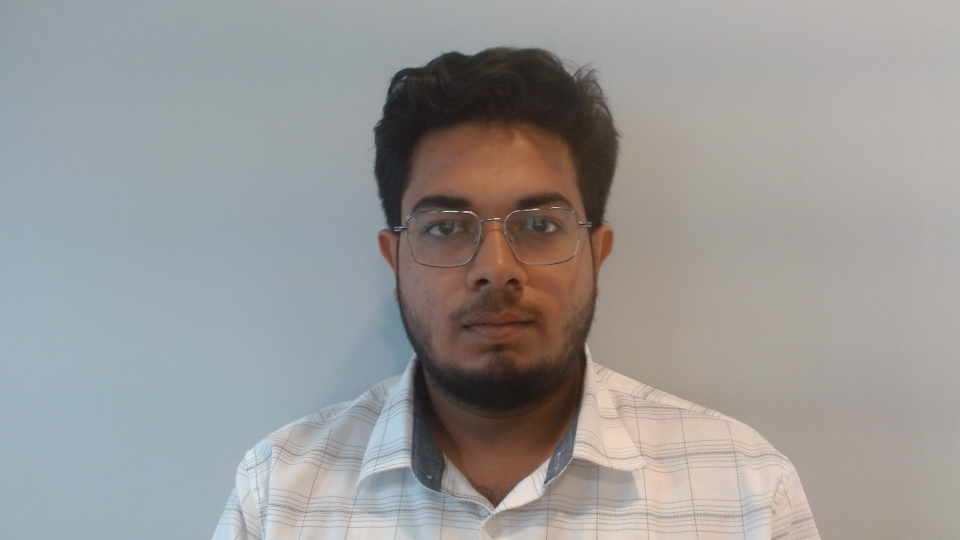
#> input picture image-bet.jpg, 1920 x 1080 px (shown at 1/2 size); its folder holds only this picture in this run
$ python -i test.py   (imports and definitions only)
#> lines starting #> are read from the running program, lines starting #| are printed output that depends on the picture; after the words box and inside, x2 and y2 are one past the last pixel; in counts of white or black regions, pixels touching at a corner belong together
#> further down, picture is the input picture: shape (1080, 1920, 3); mean B, G, R 151, 152.1, 153.7
import numpy as np
import cv2, os

directory_path = "./input/face_unblur/"
target_directory_path = "./input/face/"
count = 0

def crop_image(img):
    face_detect = cv2.CascadeClassifier('haarcascade.xml')
    face_data = face_detect.detectMultiScale(img, 1.3, 5)
#> face_data = [[717, 237, 540, 540]]

    cropped_img = None
    for (x, y, w, h) in face_data:
        x = x + 100
        y = y + 100

        cropped_img = img[y-290:y+h+100, x-200:x+w+100]
#> this loop made 1 pass
#> (x, y, w, h) on pass 1: (817, 337, 540, 540)
#> pass 1, in crop_image, `cropped_img = img[y-290:y+h+100, x-200:x+w+100]`:
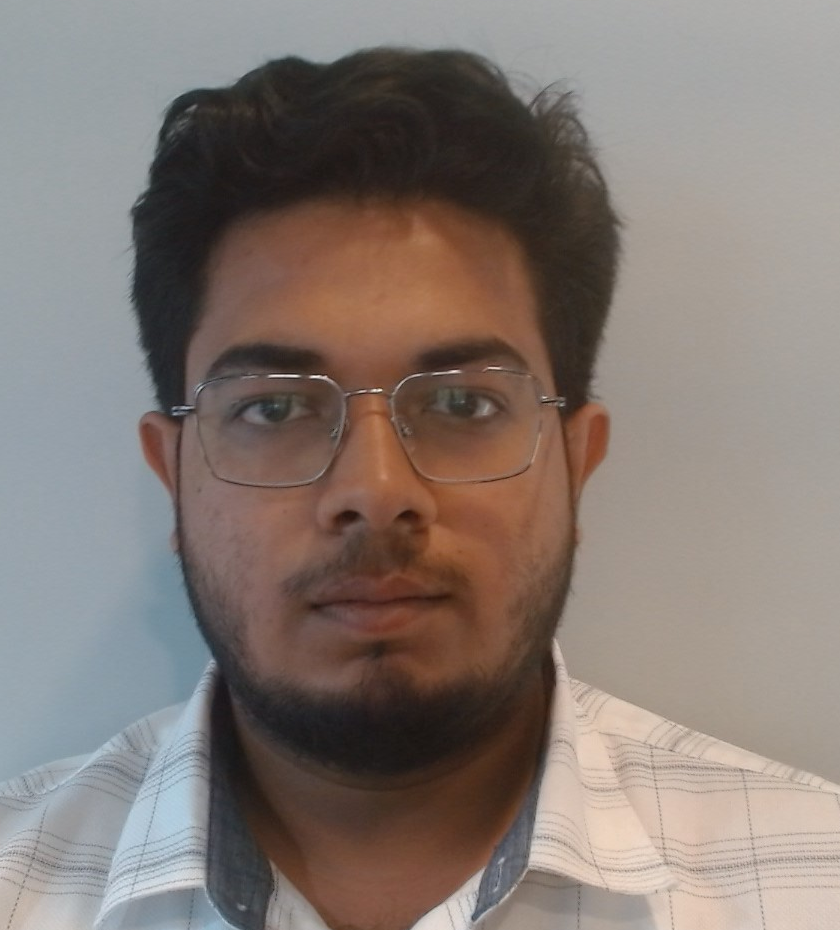
#> cropped_img: shape (930, 840, 3); mean B, G, R 115.3, 121.2, 132.4

    # cv2.imwrite(f"./junk/test.png", cropped_img)
    return cropped_img


def blur_face(img):
    global count
    # img = cv2.cvtColor(img, cv2.COLOR_BGR2RGB)
    face_roi = None
    img = crop_image(img)
    face_detect = cv2.CascadeClassifier('haarcascade.xml')
    face_data = face_detect.detectMultiScale(img, 1.3, 5)
#> face_data = [[122, 206, 511, 511]]
    roi_count = 0
    for (x, y, w, h) in face_data:
        roi_count = roi_count + 1
        x = x + 100
        y = y + 100
        roi = img[y:y+h-200, x:x+w-200]
        # cropped_roi = img[y-270:y+h+100, x-200:x+w+100]
        # cv2.imwrite(f"./junk/test-{roi_count}.png", cropped_roi)
        # if count == 0:
        face_roi = img[y:y+roi.shape[0], x:x+roi.shape[1]]

        # applying a gaussian blur over this new rectangle area
        roi = cv2.GaussianBlur(roi, (101, 101), 100)
        # impose this blurred image on original image to get final image

        img[y:y+roi.shape[0], x:x+roi.shape[1]] = roi
#> this loop made 1 pass
#> (x, y, w, h, roi_count) on pass 1: (222, 306, 511, 511, 1)
#> pass 1, in blur_face, `roi = img[y:y+h-200, x:x+w-200]`:
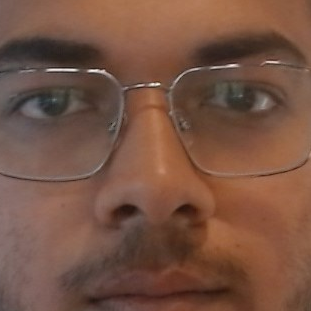
#> roi: shape (311, 311, 3); mean B, G, R 66.7, 83, 119
#> pass 1, in blur_face, `roi = cv2.GaussianBlur(roi, (101, 101), 100)`:
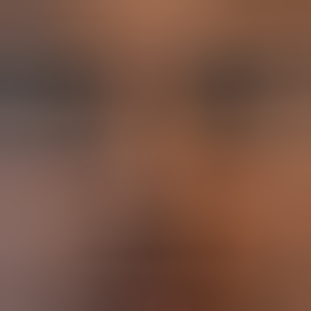
#> roi: shape (311, 311, 3); mean B, G, R 66.7, 83, 118.9
#> after the loop:
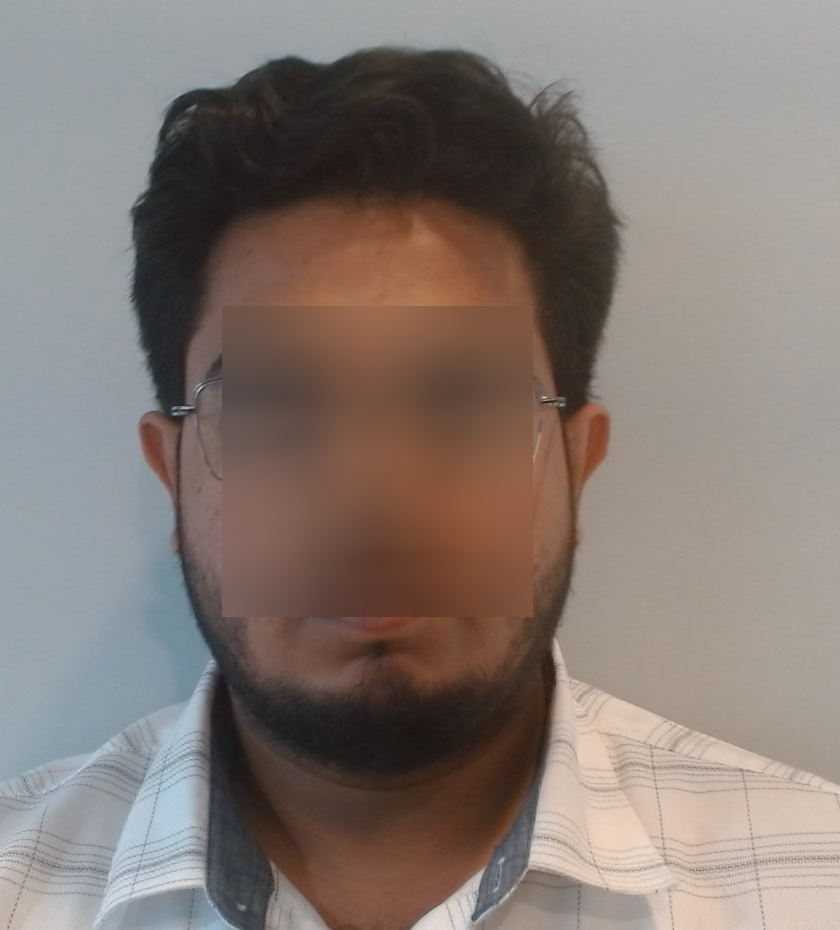
#> img: shape (930, 840, 3); 12.38% of pixels changed, all inside (x1, y1, x2, y2) = (222, 306, 533, 617)
#> after the loop, roi_count = 1


        # [6 lines of commented-out code are left out]
#> (the run stopped early here; a loop or call above may not have finished)

$ run again, on mirrorme.jpg
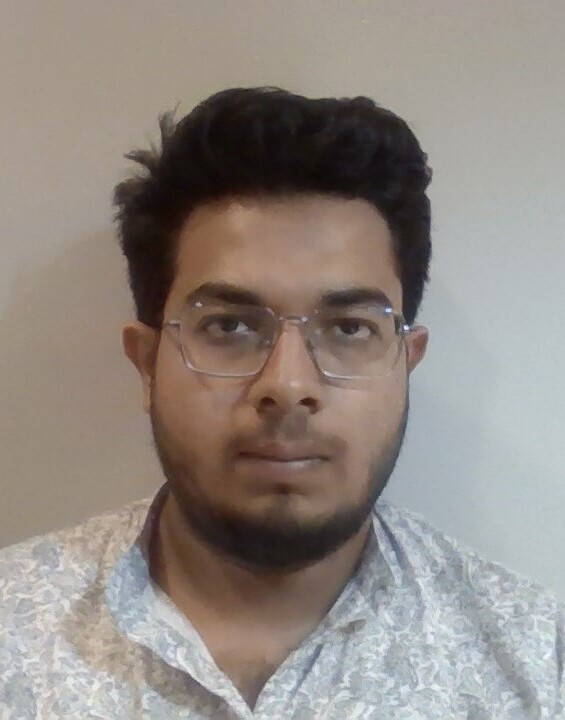
#> input picture mirrorme.jpg, 565 x 720 px
#> picture is the input picture: shape (720, 565, 3); mean B, G, R 130.4, 136.8, 145.3
#> in crop_image, `face_data = face_detect.detectMultiScale(img, 1.3, 5)`: face_data = [[119, 195, 336, 336]]
#> the loop in crop_image, `for (x, y, w, h) in face_data:` made 1 pass
#> (x, y, w, h) on pass 1: (219, 295, 336, 336)
#> in blur_face, `face_data = face_detect.detectMultiScale(img, 1.3, 5)`: face_data = [[103, 193, 325, 325]]
#> the loop in blur_face, `for (x, y, w, h) in face_data:` made 1 pass
#> (x, y, w, h, roi_count) on pass 1: (203, 293, 325, 325, 1)
#> pass 1, in blur_face, `roi = cv2.GaussianBlur(roi, (101, 101), 100)`:
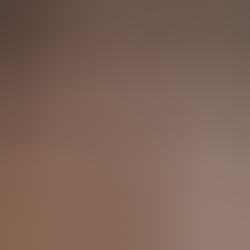
#> roi: shape (125, 125, 3) (shown 2 times larger); mean B, G, R 87.7, 99.9, 126.1
#> after the loop in blur_face, `for (x, y, w, h) in face_data:`:
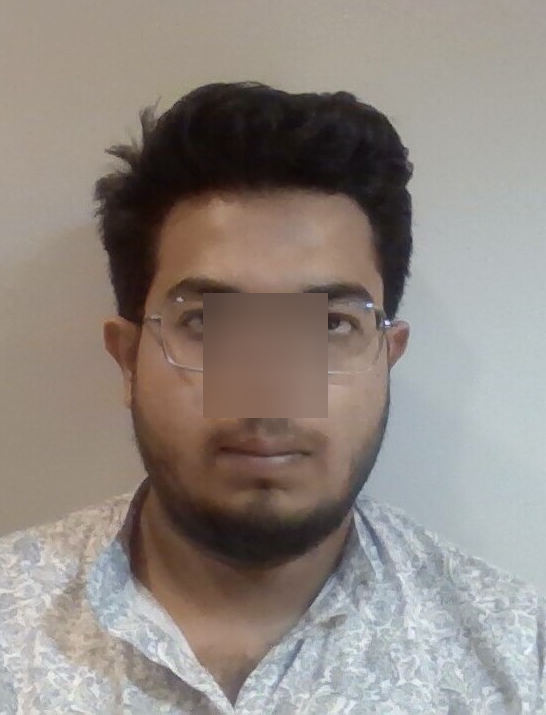
#> img: shape (715, 546, 3); mean B, G, R 129.7, 135.9, 144.4
#> after the loop in blur_face, `for (x, y, w, h) in face_data:`: roi_count = 1
